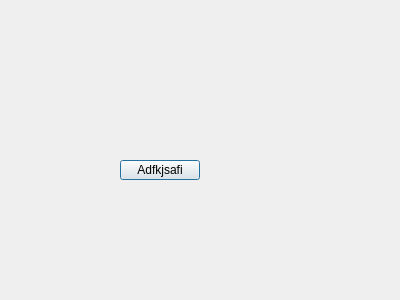
<?xml version="1.0" encoding="UTF-8"?>
<ui version="4.0">
 <class>planATrip</class>
 <widget class="QDialog" name="planATrip">
  <property name="geometry">
   <rect>
    <x>0</x>
    <y>0</y>
    <width>400</width>
    <height>300</height>
   </rect>
  </property>
  <property name="windowTitle">
   <string>Dialog</string>
  </property>
  <widget class="QPushButton" name="pushButton">
   <property name="geometry">
    <rect>
     <x>120</x>
     <y>160</y>
     <width>80</width>
     <height>20</height>
    </rect>
   </property>
   <property name="text">
    <string>Adfkjsafi</string>
   </property>
  </widget>
 </widget>
 <resources/>
 <connections/>
</ui>
